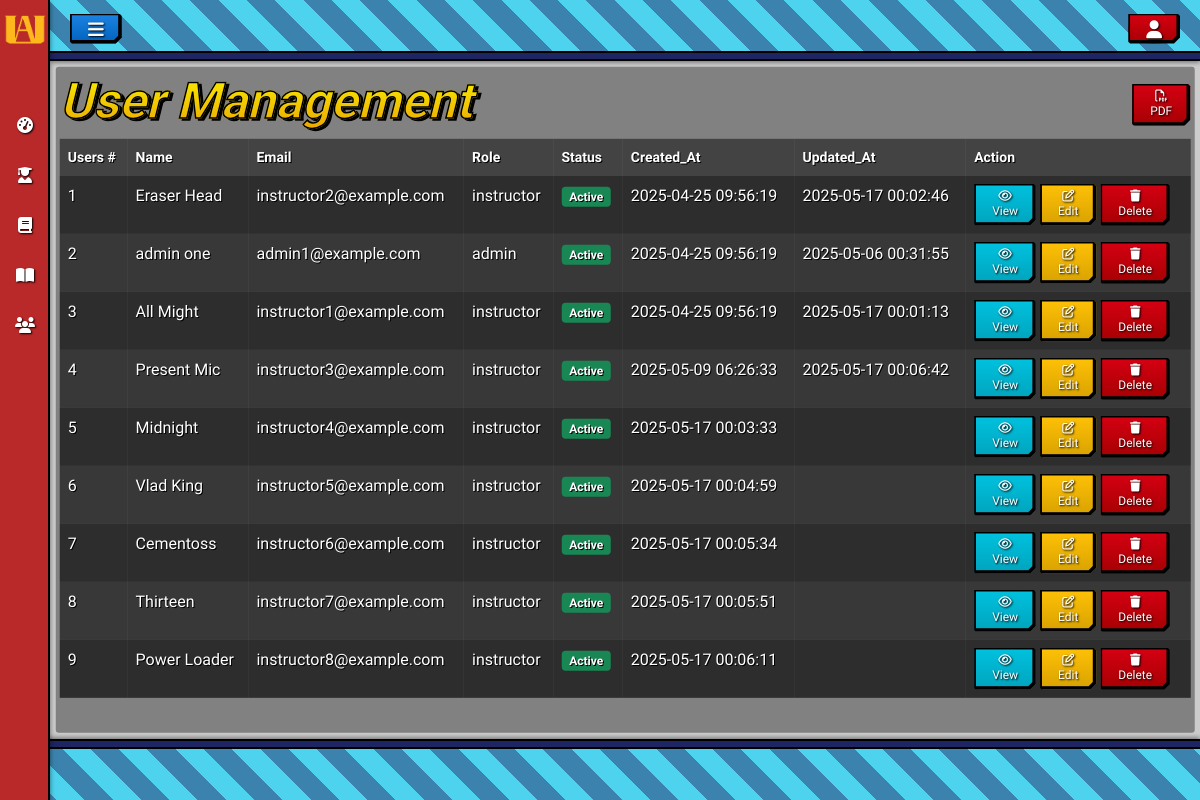
The app's page /app/views/user_management/index.php (signed in) with its own data.
### tables this page shows
CREATE TABLE `users` (
  `id` int NOT NULL,
  `name` varchar(100) NOT NULL,
  `email` varchar(100) NOT NULL,
  `password` varchar(255) NOT NULL,
  `role` varchar(20) NOT NULL,
  `status` varchar(20) NOT NULL,
  `created_at` timestamp NOT NULL DEFAULT CURRENT_TIMESTAMP,
  `updated_at` timestamp NULL DEFAULT NULL ON UPDATE CURRENT_TIMESTAMP,
  `designation` int NOT NULL DEFAULT '1'
);

### app/models/Model.php (called while the page is built, shortened)
<?php
class Model{
    protected static $conn;
    protected static $table;
    public static function setConnection($conn){
        self::$conn = $conn;
    }
    protected static function all(){
        try{
            $sql = "SELECT * from " . static::$table;
            $stmt = self::$conn->query($sql);
            $rows =  $stmt->fetchAll();
            return count($rows) > 0 ? $rows : null;
        }
        catch(PDOException $e){
            die("Query failed: " . $e->getMessage());
        }
    }
    protected static function where($column, $operator, $value){
        try{
            $sql = "SELECT * FROM " . static::$table . " WHERE $column $operator :value";
            $stmt = self::$conn->prepare($sql);
            $stmt->bindValue(':value', $value);
            $stmt->execute();
            $rows =  $stmt->fetchAll();
            return count($rows) > 0 ? $rows : null;
        }
        catch(PDOException $e){
            die("Query failes: " . $e->getMessage());
        }
    }
}

### app/models/User.php (called while the page is built, shortened)
<?php
require_once 'Model.php';
class User extends Model{
    public static function all(){
        $results = parent::all();
        return $results
            ? array_map(fn($user) => new self($user), $results)
            : null;
    }
    public static function findByEmail($email){
        $results = parent::where('email', '=', $email);
        return $results
            ? new self($results[0])
            : null;
    }
}

### permission.php (called while the page is built, shortened)
<?php
    require_once 'app/models/User.php';
    $user = User::findByEmail($_SESSION['email']);
?>

### app/views/user_management/index.php (the view, shortened to what this page needs)
<?php require_once '../../models/User.php';
include '../layout/header.php';
require '../../../permission.php';
$users = User::all();
?>
<div class="full-screen-bg">
    <div class="container-fluid">
        <div class="bg index-bg">
            <div class="main-title  d-flex align-items-center">
                <h1 class = "index-title text" data-text = "User Management">User Management</h1>
                <button class="btn btn-danger ms-auto" id="generate_report"><i class="fa-regular fa-file-pdf"></i> PDF</button>
            </div>
            <table id="usersTable" class="table table-striped">
                <thead>
                    <tr class="table-dark">
                        <th>Users #</th>
                        <th>Name</th>
                        <th>Email</th>
                        <th>Role</th>
                        <th>Status</th>
                        <th>Created_At</th>
                        <th>Updated_At</th>
                        <th>Action</th>
                    </tr>
                </thead>
                <tbody>
                    <?php
                        $i = 1;
                        foreach($users as $user):
                            if($user->role == 'superadmin'){
                                continue;
                            }
                    ?>
                        <tr>
                            <td><?=$i++ ?></td>
                            <td><?=$user->name ?></td>
                            <td><?=$user->email?></td>
                            <td><?=$user->role ?></td>
                            <td>
                                <?php if($user->designation == 0): $user->status = 'inactive'; $user->save();?>
                                <?php else: $user->status = 'active'; $user->save();?>
                                    <span class="badge bg-success">Active</span>
                                <?php endif; ?>
                            </td>
                            <td><?=$user->created_at ?></td>
                            <td><?=$user->updated_at ?></td>
                            <td>
                                <a href="show.php?id=<?=$user->id?>" class="btn btn-info"><i class ="fa-regular fa-eye"></i> View</a>
                                <a href="edit.php?id=<?=$user->id?>" class="btn btn-warning"><i class ="fa-regular fa-edit"></i> Edit</a>
                                <a href="destroy.php?id=<?=$user->id?>" class="btn btn-danger delete"><i class ="fas fa-trash"></i> Delete</a>
                            </td>
                        </tr>
                    <?php endforeach; ?>
                </tbody>
            </table>
        </div>
    </div>
</div>
<?php include '../layout/footer.php';?>

### assets/css/style.css (style rules this page uses)
.btn { font-size: 12px; font-family: 'Quantico', sans-serif; }
.full-screen-bg { position: relative; }
.bg.index-bg { animation: fade-in 1.0s ease-in-out; background-color: #0000005d !important; padding: 4px; width: 99%; max-width: inherit; height: 100%; max-height: 98%; z-index: 0; border-radius: 3px; position: absolute; left: 50%; top: 50%; transform: translate(-50%, -50%); overflow: hidden; }
table.table thead th, table.table tbody td, table.table tfoot td { color: white; font-family: 'Quantico', sans-serif; text-shadow: 1px 1px 0 black; border: none; }
table.table thead th { font-size: 14px; }
html, body { overflow-y: hidden; }
body { background-image: linear-gradient(rgba(0, 0, 0, 0.2), rgba(0, 0, 0, 0.2)), url('../picture/ua_background.png') !important; background-size: cover; background-repeat: no-repeat; background-attachment: fixed; background-position: center; }
h1.index-title.text { position: relative; font-family: 'Bungee', sans-serif; font-style: italic; background: linear-gradient(to bottom, #fbf200, #e9a604); -webkit-background-clip: text; background-clip: text; -webkit-text-fill-color: transparent; font-weight: 800; -webkit-text-stroke: 1.5px rgb(0, 0, 0); font-size: 50px; padding-right: 10px; }
h1.index-title.text::before { content: attr(data-text); position: absolute; inset: 0; color: black; z-index: -1; top: 2px; left: 3px; -webkit-text-fill-color: black; }
#subjectsTable thead th, #subjectsTable tbody td, #usersTable thead th, #usersTable tbody td { background-color:rgba(0, 0, 0, 0.484); color: white; text-shadow: 1px 1px 0 black; }
#listsTable tbody tr:nth-of-type(odd), #subjectsTable tbody tr:nth-of-type(odd), #usersTable tbody tr:nth-of-type(odd) { background-color:rgba(0, 0, 0, 0.295); }
#listsTable tbody tr:nth-of-type(even), #subjectsTable tbody tr:nth-of-type(even), #usersTable tbody tr:nth-of-type(even) { background-color:rgba(0, 0, 0, 0.164); }
.btn { --border-color: black; --border-width: 0.30em; --edge-size: 0.5em; text-shadow: 1px 1px 2px black; cursor: pointer; background: var(--background-color); padding: 0.5em 1.5em; border: 0; position: relative; isolation: isolate; display: inline-grid; place-content: center; clip-path: polygon( 0 0%, calc(100% - 0.2em) 0%, 100% 0.2em, 100% calc(100% - var(--edge-size)), calc(100% - var(--edge-size)) 100%, 0.15em 100%, 0% calc(100% - 0.15em), 0% 0 ); transition: color 250ms; }
.btn-danger, button.swal2-cancel { --background-color: linear-gradient(to bottom, #d60013, #a50003); }
.btn-info { --background-color: linear-gradient(to bottom, #00c2df, #00a3bc); color: white; }
.btn-warning { --background-color: linear-gradient(to bottom, #ffc107, #d7a100); color: white; }
.btn::before { content: ""; position: absolute; inset: 0; background: var(--border-color); z-index: -2; }
.btn::after { content: ""; position: absolute; inset: 0; background: var(--background-color); z-index: -1; clip-path: polygon( 0.15em calc(0.15em), calc(0.15em) 0.15em, calc(100% - var(--border-width)) 0.15em, calc(100% - var(--border-width)) calc(100% - calc(var(--edge-size) + var(--border-width) * 0.5)), calc(100% - calc(var(--edge-size) + var(--border-width) * 0.5)) calc(100% - var(--border-width)), calc(0.15em) calc(100% - var(--border-width)) ); transition: clip-path 500ms; }
.btn.btn-info i, #filter_all i, #cancel_filter i { transition: transform 0.1s ease-in-out; }
.btn.create i, .btn.btn-danger.delete i, #generate_report i, #filter_data i, .btn.btn-warning.filter i, .btn.ms-auto.profile i { transition: transform 0.1s ease-in-out; }
.main-title { position: relative; }

### records on screen
users: name "Eraser Head", email "instructor2@example.com", role "instructor", designation "Active", created_at "2025-04-25 09:56:19", updated_at "2025-05-17 00:02:46"
users: name "admin one", email "admin1@example.com", role "admin", designation "Active", created_at "2025-04-25 09:56:19", updated_at "2025-05-06 00:31:55"
users: name "All Might", email "instructor1@example.com", role "instructor", designation "Active", created_at "2025-04-25 09:56:19", updated_at "2025-05-17 00:01:13"
users: name "Present Mic", email "instructor3@example.com", role "instructor", designation "Active", created_at "2025-05-09 06:26:33", updated_at "2025-05-17 00:06:42"
users: name "Midnight", email "instructor4@example.com", role "instructor", designation "Active", created_at "2025-05-17 00:03:33"
users: name "Vlad King", email "instructor5@example.com", role "instructor", designation "Active", created_at "2025-05-17 00:04:59"
users: name "Cementoss", email "instructor6@example.com", role "instructor", designation "Active", created_at "2025-05-17 00:05:34"
users: name "Thirteen", email "instructor7@example.com", role "instructor", designation "Active", created_at "2025-05-17 00:05:51"
users: name "Power Loader", email "instructor8@example.com", role "instructor", designation "Active", created_at "2025-05-17 00:06:11"
